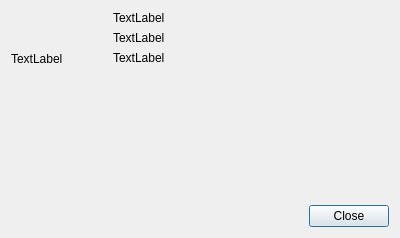
<?xml version="1.0" encoding="UTF-8"?>
<ui version="4.0">
 <class>profileDialog</class>
 <widget class="QDialog" name="profileDialog">
  <property name="geometry">
   <rect>
    <x>0</x>
    <y>0</y>
    <width>400</width>
    <height>238</height>
   </rect>
  </property>
  <property name="windowTitle">
   <string>Dialog</string>
  </property>
  <layout class="QVBoxLayout" name="verticalLayout_3">
   <item>
    <layout class="QHBoxLayout" name="horizontalLayout">
     <item>
      <layout class="QVBoxLayout" name="verticalLayout_2">
       <item>
        <widget class="QLabel" name="label_avatar">
         <property name="sizePolicy">
          <sizepolicy hsizetype="Fixed" vsizetype="Fixed">
           <horstretch>0</horstretch>
           <verstretch>0</verstretch>
          </sizepolicy>
         </property>
         <property name="minimumSize">
          <size>
           <width>96</width>
           <height>96</height>
          </size>
         </property>
         <property name="maximumSize">
          <size>
           <width>96</width>
           <height>96</height>
          </size>
         </property>
         <property name="text">
          <string>TextLabel</string>
         </property>
        </widget>
       </item>
       <item>
        <spacer name="verticalSpacer">
         <property name="orientation">
          <enum>Qt::Vertical</enum>
         </property>
         <property name="sizeHint" stdset="0">
          <size>
           <width>20</width>
           <height>40</height>
          </size>
         </property>
        </spacer>
       </item>
      </layout>
     </item>
     <item>
      <layout class="QVBoxLayout" name="verticalLayout">
       <item>
        <widget class="QLabel" name="label_fullName">
         <property name="text">
          <string>TextLabel</string>
         </property>
        </widget>
       </item>
       <item>
        <widget class="QLabel" name="label_jid">
         <property name="text">
          <string>TextLabel</string>
         </property>
        </widget>
       </item>
       <item>
        <widget class="QLabel" name="label_status">
         <property name="text">
          <string>TextLabel</string>
         </property>
        </widget>
       </item>
       <item>
        <spacer name="verticalSpacer_2">
         <property name="orientation">
          <enum>Qt::Vertical</enum>
         </property>
         <property name="sizeHint" stdset="0">
          <size>
           <width>20</width>
           <height>40</height>
          </size>
         </property>
        </spacer>
       </item>
      </layout>
     </item>
    </layout>
   </item>
   <item>
    <widget class="QDialogButtonBox" name="buttonBox">
     <property name="orientation">
      <enum>Qt::Horizontal</enum>
     </property>
     <property name="standardButtons">
      <set>QDialogButtonBox::Close</set>
     </property>
    </widget>
   </item>
  </layout>
 </widget>
 <resources/>
 <connections>
  <connection>
   <sender>buttonBox</sender>
   <signal>accepted()</signal>
   <receiver>profileDialog</receiver>
   <slot>accept()</slot>
   <hints>
    <hint type="sourcelabel">
     <x>343</x>
     <y>215</y>
    </hint>
    <hint type="destinationlabel">
     <x>301</x>
     <y>191</y>
    </hint>
   </hints>
  </connection>
 </connections>
</ui>
